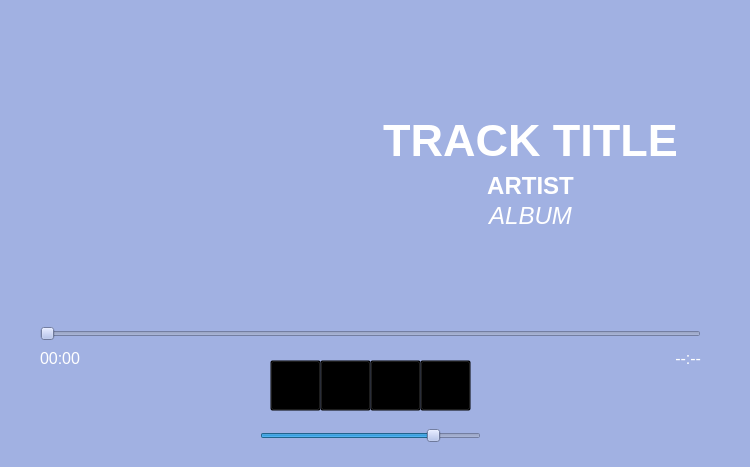
<?xml version="1.0" encoding="UTF-8"?>
<ui version="4.0">
 <class>MainWindow</class>
 <widget class="QMainWindow" name="MainWindow">
  <property name="geometry">
   <rect>
    <x>0</x>
    <y>0</y>
    <width>750</width>
    <height>467</height>
   </rect>
  </property>
  <property name="palette">
   <palette>
    <active>
     <colorrole role="Button">
      <brush brushstyle="SolidPattern">
       <color alpha="255">
        <red>161</red>
        <green>177</green>
        <blue>226</blue>
       </color>
      </brush>
     </colorrole>
     <colorrole role="Base">
      <brush brushstyle="SolidPattern">
       <color alpha="255">
        <red>161</red>
        <green>177</green>
        <blue>226</blue>
       </color>
      </brush>
     </colorrole>
     <colorrole role="Window">
      <brush brushstyle="SolidPattern">
       <color alpha="255">
        <red>161</red>
        <green>177</green>
        <blue>226</blue>
       </color>
      </brush>
     </colorrole>
    </active>
    <inactive>
     <colorrole role="Button">
      <brush brushstyle="SolidPattern">
       <color alpha="255">
        <red>161</red>
        <green>177</green>
        <blue>226</blue>
       </color>
      </brush>
     </colorrole>
     <colorrole role="Base">
      <brush brushstyle="SolidPattern">
       <color alpha="255">
        <red>161</red>
        <green>177</green>
        <blue>226</blue>
       </color>
      </brush>
     </colorrole>
     <colorrole role="Window">
      <brush brushstyle="SolidPattern">
       <color alpha="255">
        <red>161</red>
        <green>177</green>
        <blue>226</blue>
       </color>
      </brush>
     </colorrole>
    </inactive>
    <disabled>
     <colorrole role="Button">
      <brush brushstyle="SolidPattern">
       <color alpha="255">
        <red>161</red>
        <green>177</green>
        <blue>226</blue>
       </color>
      </brush>
     </colorrole>
     <colorrole role="Base">
      <brush brushstyle="SolidPattern">
       <color alpha="255">
        <red>161</red>
        <green>177</green>
        <blue>226</blue>
       </color>
      </brush>
     </colorrole>
     <colorrole role="Window">
      <brush brushstyle="SolidPattern">
       <color alpha="255">
        <red>161</red>
        <green>177</green>
        <blue>226</blue>
       </color>
      </brush>
     </colorrole>
    </disabled>
   </palette>
  </property>
  <property name="windowTitle">
   <string>MainWindow</string>
  </property>
  <property name="styleSheet">
   <string notr="true"/>
  </property>
  <widget class="QWidget" name="centralwidget">
   <widget class="QPushButton" name="play">
    <property name="geometry">
     <rect>
      <x>370</x>
      <y>360</y>
      <width>51</width>
      <height>51</height>
     </rect>
    </property>
    <property name="autoFillBackground">
     <bool>false</bool>
    </property>
    <property name="styleSheet">
     <string notr="true">background-color: transparent;;

</string>
    </property>
    <property name="text">
     <string/>
    </property>
    <property name="icon">
     <iconset>
      <normaloff>play.png</normaloff>play.png</iconset>
    </property>
    <property name="iconSize">
     <size>
      <width>40</width>
      <height>40</height>
     </size>
    </property>
   </widget>
   <widget class="QPushButton" name="stop">
    <property name="geometry">
     <rect>
      <x>320</x>
      <y>360</y>
      <width>51</width>
      <height>51</height>
     </rect>
    </property>
    <property name="styleSheet">
     <string notr="true">background-color: transparent;</string>
    </property>
    <property name="text">
     <string/>
    </property>
    <property name="icon">
     <iconset>
      <normaloff>stop.png</normaloff>stop.png</iconset>
    </property>
    <property name="iconSize">
     <size>
      <width>40</width>
      <height>40</height>
     </size>
    </property>
   </widget>
   <widget class="QSlider" name="position">
    <property name="geometry">
     <rect>
      <x>40</x>
      <y>318</y>
      <width>661</width>
      <height>31</height>
     </rect>
    </property>
    <property name="orientation">
     <enum>Qt::Horizontal</enum>
    </property>
   </widget>
   <widget class="QLabel" name="time">
    <property name="geometry">
     <rect>
      <x>40</x>
      <y>350</y>
      <width>91</width>
      <height>17</height>
     </rect>
    </property>
    <property name="sizePolicy">
     <sizepolicy hsizetype="Preferred" vsizetype="Preferred">
      <horstretch>0</horstretch>
      <verstretch>0</verstretch>
     </sizepolicy>
    </property>
    <property name="font">
     <font>
      <pointsize>12</pointsize>
      <weight>50</weight>
      <italic>false</italic>
      <bold>false</bold>
      <underline>false</underline>
      <strikeout>false</strikeout>
     </font>
    </property>
    <property name="styleSheet">
     <string notr="true">color: white;</string>
    </property>
    <property name="text">
     <string>00:00</string>
    </property>
   </widget>
   <widget class="QLabel" name="length">
    <property name="geometry">
     <rect>
      <x>630</x>
      <y>350</y>
      <width>71</width>
      <height>16</height>
     </rect>
    </property>
    <property name="sizePolicy">
     <sizepolicy hsizetype="Preferred" vsizetype="Preferred">
      <horstretch>0</horstretch>
      <verstretch>0</verstretch>
     </sizepolicy>
    </property>
    <property name="font">
     <font>
      <pointsize>12</pointsize>
      <weight>50</weight>
      <italic>false</italic>
      <bold>false</bold>
      <underline>false</underline>
      <strikeout>false</strikeout>
     </font>
    </property>
    <property name="styleSheet">
     <string notr="true">color: white;</string>
    </property>
    <property name="text">
     <string>--:--</string>
    </property>
    <property name="alignment">
     <set>Qt::AlignRight|Qt::AlignTrailing|Qt::AlignVCenter</set>
    </property>
   </widget>
   <widget class="QLabel" name="title">
    <property name="geometry">
     <rect>
      <x>330</x>
      <y>110</y>
      <width>401</width>
      <height>61</height>
     </rect>
    </property>
    <property name="font">
     <font>
      <pointsize>34</pointsize>
      <weight>75</weight>
      <bold>true</bold>
     </font>
    </property>
    <property name="styleSheet">
     <string notr="true">color: white;</string>
    </property>
    <property name="text">
     <string>TRACK TITLE</string>
    </property>
    <property name="alignment">
     <set>Qt::AlignCenter</set>
    </property>
   </widget>
   <widget class="QPushButton" name="next">
    <property name="geometry">
     <rect>
      <x>420</x>
      <y>360</y>
      <width>51</width>
      <height>51</height>
     </rect>
    </property>
    <property name="autoFillBackground">
     <bool>false</bool>
    </property>
    <property name="styleSheet">
     <string notr="true">background-color: transparent;;

</string>
    </property>
    <property name="text">
     <string/>
    </property>
    <property name="icon">
     <iconset>
      <normaloff>next.png</normaloff>next.png</iconset>
    </property>
    <property name="iconSize">
     <size>
      <width>40</width>
      <height>40</height>
     </size>
    </property>
   </widget>
   <widget class="QPushButton" name="previous">
    <property name="geometry">
     <rect>
      <x>270</x>
      <y>360</y>
      <width>51</width>
      <height>51</height>
     </rect>
    </property>
    <property name="autoFillBackground">
     <bool>false</bool>
    </property>
    <property name="styleSheet">
     <string notr="true">background-color: transparent;

</string>
    </property>
    <property name="text">
     <string/>
    </property>
    <property name="icon">
     <iconset>
      <normaloff>previous.png</normaloff>previous.png</iconset>
    </property>
    <property name="iconSize">
     <size>
      <width>40</width>
      <height>40</height>
     </size>
    </property>
   </widget>
   <widget class="QLabel" name="artwork">
    <property name="geometry">
     <rect>
      <x>40</x>
      <y>40</y>
      <width>270</width>
      <height>270</height>
     </rect>
    </property>
    <property name="styleSheet">
     <string notr="true"/>
    </property>
    <property name="text">
     <string/>
    </property>
    <property name="pixmap">
     <pixmap>artwork.jpg</pixmap>
    </property>
    <property name="scaledContents">
     <bool>true</bool>
    </property>
   </widget>
   <widget class="QLabel" name="artist">
    <property name="geometry">
     <rect>
      <x>350</x>
      <y>170</y>
      <width>361</width>
      <height>31</height>
     </rect>
    </property>
    <property name="font">
     <font>
      <pointsize>18</pointsize>
      <weight>75</weight>
      <bold>true</bold>
     </font>
    </property>
    <property name="styleSheet">
     <string notr="true">color: white;</string>
    </property>
    <property name="text">
     <string>ARTIST</string>
    </property>
    <property name="alignment">
     <set>Qt::AlignCenter</set>
    </property>
   </widget>
   <widget class="QLabel" name="album">
    <property name="geometry">
     <rect>
      <x>350</x>
      <y>200</y>
      <width>361</width>
      <height>31</height>
     </rect>
    </property>
    <property name="font">
     <font>
      <pointsize>18</pointsize>
      <weight>50</weight>
      <italic>true</italic>
      <bold>false</bold>
     </font>
    </property>
    <property name="styleSheet">
     <string notr="true">color: white;</string>
    </property>
    <property name="text">
     <string>ALBUM</string>
    </property>
    <property name="alignment">
     <set>Qt::AlignCenter</set>
    </property>
   </widget>
   <widget class="QSlider" name="volume">
    <property name="geometry">
     <rect>
      <x>260</x>
      <y>420</y>
      <width>221</width>
      <height>31</height>
     </rect>
    </property>
    <property name="value">
     <number>80</number>
    </property>
    <property name="orientation">
     <enum>Qt::Horizontal</enum>
    </property>
   </widget>
   <widget class="QLabel" name="background">
    <property name="geometry">
     <rect>
      <x>0</x>
      <y>0</y>
      <width>751</width>
      <height>481</height>
     </rect>
    </property>
    <property name="text">
     <string/>
    </property>
    <property name="pixmap">
     <pixmap>background.jpg</pixmap>
    </property>
    <property name="scaledContents">
     <bool>true</bool>
    </property>
   </widget>
   <zorder>background</zorder>
   <zorder>play</zorder>
   <zorder>stop</zorder>
   <zorder>position</zorder>
   <zorder>time</zorder>
   <zorder>length</zorder>
   <zorder>title</zorder>
   <zorder>next</zorder>
   <zorder>previous</zorder>
   <zorder>artwork</zorder>
   <zorder>artist</zorder>
   <zorder>album</zorder>
   <zorder>volume</zorder>
  </widget>
 </widget>
 <resources/>
 <connections/>
</ui>
